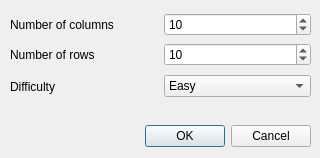
<?xml version="1.0" encoding="UTF-8"?>
<ui version="4.0">
 <class>NewDialog</class>
 <widget class="QDialog" name="NewDialog">
  <property name="geometry">
   <rect>
    <x>0</x>
    <y>0</y>
    <width>320</width>
    <height>158</height>
   </rect>
  </property>
  <property name="windowTitle">
   <string>New minefield</string>
  </property>
  <widget class="QDialogButtonBox" name="buttonBox">
   <property name="geometry">
    <rect>
     <x>10</x>
     <y>120</y>
     <width>301</width>
     <height>32</height>
    </rect>
   </property>
   <property name="orientation">
    <enum>Qt::Horizontal</enum>
   </property>
   <property name="standardButtons">
    <set>QDialogButtonBox::Cancel|QDialogButtonBox::Ok</set>
   </property>
  </widget>
  <widget class="QWidget" name="layoutWidget">
   <property name="geometry">
    <rect>
     <x>10</x>
     <y>70</y>
     <width>301</width>
     <height>33</height>
    </rect>
   </property>
   <layout class="QHBoxLayout" name="horizontalLayout">
    <item>
     <widget class="QLabel" name="label_3">
      <property name="text">
       <string>Difficulty</string>
      </property>
     </widget>
    </item>
    <item>
     <widget class="QComboBox" name="comboBoxDifficulty">
      <item>
       <property name="text">
        <string>Easy</string>
       </property>
      </item>
      <item>
       <property name="text">
        <string>Medium</string>
       </property>
      </item>
      <item>
       <property name="text">
        <string>Difficult</string>
       </property>
      </item>
     </widget>
    </item>
   </layout>
  </widget>
  <widget class="QWidget" name="layoutWidget">
   <property name="geometry">
    <rect>
     <x>10</x>
     <y>10</y>
     <width>301</width>
     <height>29</height>
    </rect>
   </property>
   <layout class="QHBoxLayout" name="horizontalLayout_2">
    <item>
     <widget class="QLabel" name="label">
      <property name="text">
       <string>Number of columns</string>
      </property>
     </widget>
    </item>
    <item>
     <widget class="QSpinBox" name="spinBoxColumns">
      <property name="minimum">
       <number>2</number>
      </property>
      <property name="value">
       <number>10</number>
      </property>
     </widget>
    </item>
   </layout>
  </widget>
  <widget class="QWidget" name="layoutWidget">
   <property name="geometry">
    <rect>
     <x>10</x>
     <y>40</y>
     <width>301</width>
     <height>29</height>
    </rect>
   </property>
   <layout class="QHBoxLayout" name="horizontalLayout_3">
    <item>
     <widget class="QLabel" name="label_2">
      <property name="text">
       <string>Number of rows</string>
      </property>
     </widget>
    </item>
    <item>
     <widget class="QSpinBox" name="spinBoxRows">
      <property name="minimum">
       <number>2</number>
      </property>
      <property name="value">
       <number>10</number>
      </property>
     </widget>
    </item>
   </layout>
  </widget>
  <zorder>layoutWidget</zorder>
  <zorder>layoutWidget</zorder>
  <zorder>layoutWidget</zorder>
  <zorder>buttonBox</zorder>
 </widget>
 <resources/>
 <connections>
  <connection>
   <sender>buttonBox</sender>
   <signal>accepted()</signal>
   <receiver>NewDialog</receiver>
   <slot>accept()</slot>
   <hints>
    <hint type="sourcelabel">
     <x>248</x>
     <y>254</y>
    </hint>
    <hint type="destinationlabel">
     <x>157</x>
     <y>274</y>
    </hint>
   </hints>
  </connection>
  <connection>
   <sender>buttonBox</sender>
   <signal>rejected()</signal>
   <receiver>NewDialog</receiver>
   <slot>reject()</slot>
   <hints>
    <hint type="sourcelabel">
     <x>316</x>
     <y>260</y>
    </hint>
    <hint type="destinationlabel">
     <x>286</x>
     <y>274</y>
    </hint>
   </hints>
  </connection>
 </connections>
</ui>
